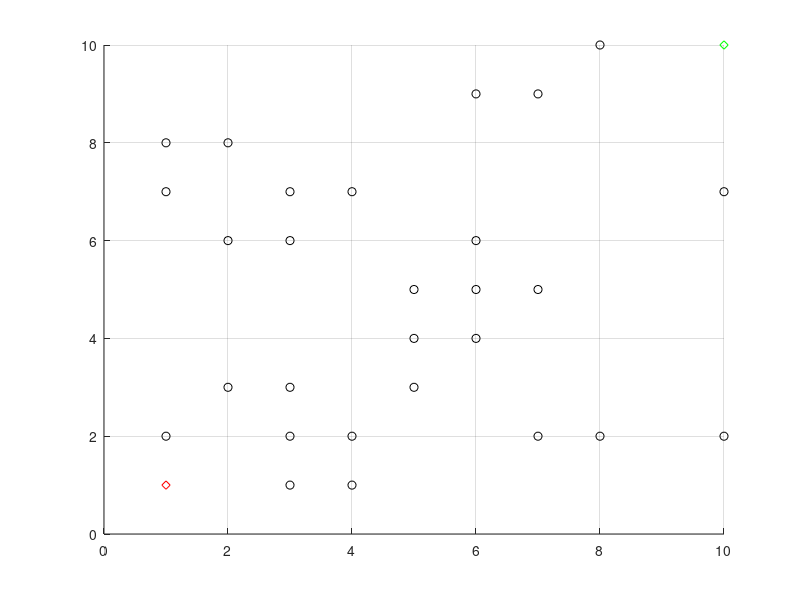

MATLAB code to generate this figure: (Note: this script raises an error after producing the figure.)
close all; clear all;
%% Settings
% Based on: https://www.mathworks.com/matlabcentral/fileexchange/26248-a---a-star--search-for-path-planning-tutorial
% This version loads up a previously generated map file

load('investigate-4.mat','goal_dist', 'MAP','gridsize')

% gridsize = 100;
% obstaclepercentage = 0.01;
startx = 1;
starty = 1;
x_target = gridsize;
y_target = gridsize;
MAX_X = gridsize;
MAX_Y = gridsize;

tic()

% obstacles = rand(gridsize) > (1-obstaclepercentage); % generate the random distrbution of objects
% MAP = zeros(gridsize);
% MAP(obstacles) = -1; % obstacles
% MAP(~obstacles) = 2; % free space

% MAP(y_target,x_target) = 0; % hard code the target
% MAP(:,gridsize-1) = 2; % we should always have a path to the object
% MAP(starty, startx) = 1; % robot init

%% Plot
hold on
axis([0,gridsize,0,gridsize])
grid on
plot(gridsize,gridsize,'gd') % plot the target
[y,x] = find(MAP == -1); % locations of obstacles
plot(x,y,'ko') % plot the target

[y_robot,x_robot] = find(MAP == 1); % locations of obstacles
plot(x_robot,y_robot,'rd') % plot the init

% Obstacle=-1,Target = 0,Robot=1,Space=2

% h = distance to next from start
% g = distance next node-target
% f = g + h

% put all obstacles on the closed list
% CLOSED: y, x
[CLOSED(:,1),CLOSED(:,2)] = find(MAP == -1);
closed_count = size(CLOSED,1);

% Note: functions take x,y order. But data structures have it in y,x

% put the starting location as the first node
x_node = startx;
y_node = starty;
open_count = 1;
path_cost = 0;
goal_dist = radistance(x_node, y_node, x_target, y_target);
OPEN(open_count, :) = insertOpen(x_node, y_node, x_node, y_node, path_cost, goal_dist, goal_dist);
OPEN(open_count, 1) = 0; % first one is not on the list
closed_count = closed_count + 1;
CLOSED = add2closed(CLOSED, x_node, y_node);
no_path = 1;


%% algorithm
while((x_node ~= x_target || y_node ~= y_target) && no_path == 1)
    exp_array = expandArray(x_node,y_node,path_cost,x_target,y_target,CLOSED,MAX_X,MAX_Y);
    exp_count=size(exp_array,1);
    
    % update open list with successors
    for i = 1:exp_count
        flag = 0;
        for j = 1:open_count
            if(exp_array(i,1) == OPEN(j,2) && exp_array(i,2) == OPEN(j,3))
                OPEN(j,8) = min(OPEN(j,8), exp_array(i,5)); %make node on open the one with the minimum cost function from expanded. This is a bad way to do it. 
                if OPEN(j,8) == exp_array(i,5) % once we find the one with min cost from expanded, update it
                    %update parents
                    OPEN(j,4) = y_node;
                    OPEN(j,5) = x_node;
                    OPEN(j,6) = exp_array(i,3);
                    OPEN(j,7) = exp_array(i,4);
                end
                flag = 1;
            end
        end % j for
        if flag == 0
            open_count = open_count + 1;
            OPEN(open_count, :) = insertOpen(exp_array(i,2),exp_array(i,1),x_node, y_node,exp_array(i,3), exp_array(i,5), exp_array(i,5)); 
        end
    end % i for
    % temp array of all items that are on open list (1 in 1st col)
    % if the goal is on the open list, that becomes j_min
    % return the index of smallest col 8 in open array
    % return -1 if temp is empty
    
    min_index = minFn(OPEN);
    if (min_index ~= -1)
        % new node = one with minimum cost function
        x_node = OPEN(min_index, 3);
        y_node = OPEN(min_index, 2);
        path_cost = OPEN(min_index, 6);
        % move the node to the closed list
        closed_count = closed_count +1;
        CLOSED(closed_count,:) = [y_node, x_node];
        OPEN(min_index,1) = 0; % mark it off the open list
    else
        % No path exists
        NoPath = 0; % exit the loop
    end
end

% optimal path starts with the final node
finali = 1;
% possible xy issue. Previously 2, 1
% closed: y, x
optimal(finali,:) = [CLOSED(end,1),CLOSED(end,2)]; % optimal path starts with end of closed list
xval = CLOSED(end,2);
yval = CLOSED(end,1);
finali = finali + 1;

if optimal(1,1) == y_target && optimal(1,2) == x_target
    inode = 0;
    %traverse open to find parent nodes
    correct_index = nodeIndex(OPEN, xval, yval);
    parent_x = OPEN(correct_index,5); 
    parent_y = OPEN(correct_index,4);
    
    % Richard: and vs OR
    while( parent_x ~= startx && parent_y ~= starty)
        optimal(finali,2) = parent_x;
        optimal(finali,1) = parent_y;
        %Get the grandparents:-)
        inode = nodeIndex(OPEN,parent_x,parent_y);
        parent_x = OPEN(inode,5);%node_index returns the index of the node
        parent_y = OPEN(inode,4);
        finali=finali+1;
    end
    optimal(end,:) = [starty, startx];
   plot(optimal(:,2),optimal(:,1),'-bx')
 
else
   disp('No Path is possible') 
end

toc()

function index = nodeIndex(OPEN, xval, yval)
gh = 1;
    while(OPEN(gh,2) ~= yval && OPEN(gh,3) ~= xval)
        gh=gh+1;
    end

    index=gh;
end

function min_index = minFn(OPEN)
OPEN = [OPEN, [1:size(OPEN, 1)]']; % augment open with indices
temp = OPEN(OPEN(:,1) == 1, :);
if isempty(temp)
    min_index = -1;
else
    [~, min_index] = min(temp(:,8));
    min_index = temp(min_index, 9); % return index of OPEN list, not temp
end
end

function expanded = expandArray(x_node,y_node,hn,x_target,y_target,CLOSED,MAX_X,MAX_Y)
expanded = [];
exp_count = 1;
c2 = size(CLOSED,1);%Number of elements in CLOSED including the zeros

for k = 1:-1:-1 % expand outward
    for j = 1:-1:-1
        if (k ~= j || k ~= 0)
            tempx = x_node + k;
            tempy = y_node + j;
            
            % if tempx and tempy are valid and not on closed list
            if((tempx > 0 && tempx <= MAX_X)) && ((tempy > 0 && tempy <= MAX_Y))
                flag = 1;
                for c1 = 1:c2
                    if(tempx == CLOSED(c1,2) && tempy == CLOSED(c1, 1))
                        flag = 0;
                    end
                end % check if in closed list for
                if (flag == 1)
                    expanded(exp_count,1) = tempy;
                    expanded(exp_count,2) = tempx;
                    expanded(exp_count,3) = hn + radistance(x_node, y_node, tempx, tempy); % dist from start-node
                    expanded(exp_count,4) = radistance(x_target, y_target, tempx, tempy); % dist node-target
                    expanded(exp_count,5) = expanded(exp_count,4) + expanded(exp_count,3); % dist start-target through node
                    exp_count = exp_count + 1;
                end
            end % if valid expansion
        end
    end %
end % k
end

function closed = add2closed(closed, x,y)
count = size(closed, 1);
closed(count, 1) = y;
closed(count, 2) = x;
end

function dist = radistance(xcurr, ycurr, xdest, ydest)
dist = sqrt((xdest-xcurr)^2 + (ydest-ycurr)^2);
end

function new_row = insertOpen(x,y,parentx,parenty, hn, gn, fn)
new_row = [1,y,x,parenty,parentx,hn,gn,fn];
end

